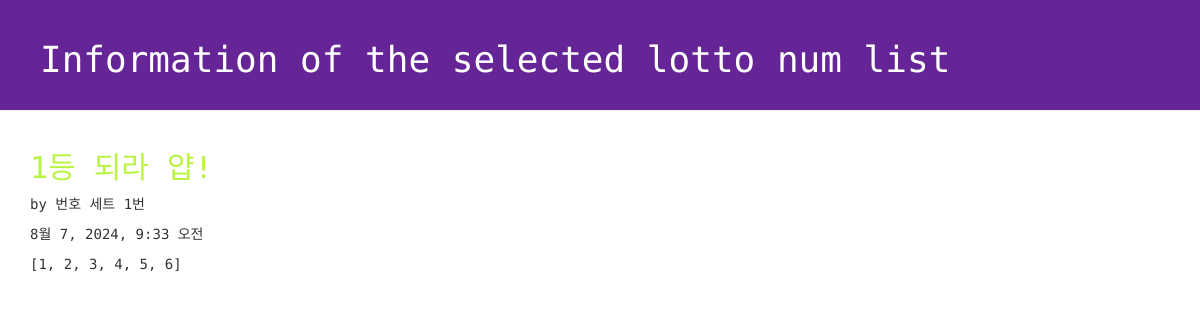
The page /lotto/1/detail on the database its author committed.
### lotto/models.py (models this page shows, shortened)
class GuessNumbers(models.Model):
    name = models.CharField(max_length=24) # 로또 번호 리스트의 이름
    text = models.CharField(max_length=255) # 로또 번호 리스트에 대한 설명
    lottos = models.CharField(max_length=255, default='[1, 2, 3, 4, 5, 6]') # 로또 번호들이 담길 str
    num_lotto = models.IntegerField(default=5) # 6개 번호 set의 갯수
    update_date = models.DateTimeField()

### lotto/views.py (the view)
# urls.py: path('lotto/<int:lottokey>/detail', views.detail, name='detail'),
def detail(request, lottokey):
    lotto = GuessNumbers.objects.get(pk = lottokey) # primary key
    return render(request, "lotto/detail.html", {"lotto": lotto})

### lotto/templates/lotto/detail.html (shortened to what this page needs)
<!DOCTYPE html>
{% load static %}
<html lang="ko">
<head>
    <link rel="stylesheet" href="//maxcdn.bootstrapcdn.com/bootstrap/3.2.0/css/bootstrap.min.css">
    <link rel="stylesheet" href="//maxcdn.bootstrapcdn.com/bootstrap/3.2.0/css/bootstrap-theme.min.css">
    <link rel="stylesheet" href="{% static 'css/lotto.css'%}">
</head>
<body>
    <div class="page-header">
    <h1>Information of the selected lotto num list</h1>
    </div>
    <div class="container lotto">
        <h2>{{ lotto.text }}</h2>
        <p> by {{ lotto.name }}</p>
        <p> {{ lotto.update_date }}</p>
        <p> {{ lotto.lottos | linebreaksbr }}</p>
    </div>
</body>
</html>

### lotto/static/css/lotto.css (style rules this page uses)
.page-header { background-color: #652596; margin-top: 0; padding: 20px 20px 20px 40px; font-family: 'Space Mono', monospace; }
.page-header h1 { color: #FFFFFF; }
.container { font-family: 'Space Mono', monospace; }
.container h2 { color: #b9f442; }

### rows shown on the page
GuessNumbers: text "1등 되라 얍!", name "번호 세트 1번", update_date "8월 7, 2024, 9:33 오전", lottos "[1, 2, 3, 4, 5, 6]"
